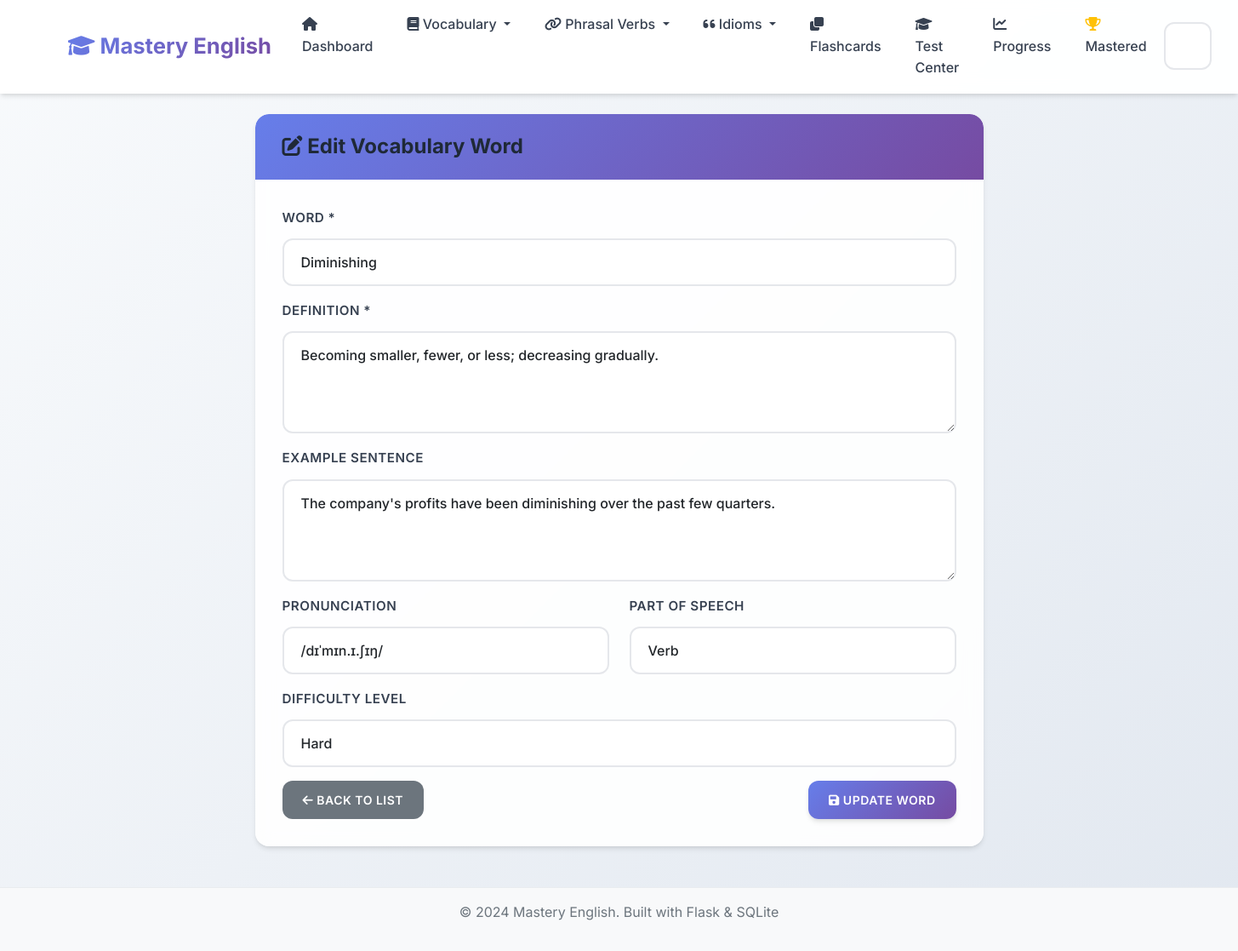
Screenshot of /vocabulary/6/edit with the database file from the repository.
### app.py (models this page shows, shortened)
class VocabularyWord(db.Model):
    __tablename__ = 'vocabulary_words'
    id = db.Column(db.Integer, primary_key=True)
    word = db.Column(db.String(100), nullable=False)
    definition = db.Column(db.Text, nullable=False)
    example_sentence = db.Column(db.Text)
    pronunciation = db.Column(db.String(100))
    part_of_speech = db.Column(db.String(50))
    difficulty_level = db.Column(db.String(20), default='medium')
    date_added = db.Column(db.DateTime, default=datetime.utcnow)
    times_practiced = db.Column(db.Integer, default=0)
    last_practiced = db.Column(db.DateTime)
    mastery_level = db.Column(db.Integer, default=0)

### app.py (the view, shortened to what this page needs)
@app.route('/vocabulary/<int:id>/edit', methods=['GET', 'POST'])
def edit_vocabulary(id):
    word = VocabularyWord.query.get_or_404(id)
    return render_template('edit_vocabulary.html', word=word)

### templates/edit_vocabulary.html (shortened to what this page needs)
{% extends "base.html" %}
{% block content %}
<div class="row">
    <div class="col-md-8 mx-auto">
        <div class="card">
            <div class="card-header">
                <h4 class="mb-0">
                    <i class="fas fa-edit"></i> Edit Vocabulary Word
                </h4>
            </div>
            <div class="card-body">
                <form method="POST">
                    <div class="mb-3">
                        <label for="word" class="form-label">Word *</label>
                        <input type="text" class="form-control" id="word" name="word" value="{{ word.word }}" required>
                    </div>
                    <div class="mb-3">
                        <label for="definition" class="form-label">Definition *</label>
                        <textarea class="form-control" id="definition" name="definition" rows="3" required>{{ word.definition }}</textarea>
                    </div>
                    <div class="mb-3">
                        <label for="example_sentence" class="form-label">Example Sentence</label>
                        <textarea class="form-control" id="example_sentence" name="example_sentence" rows="2">{{ word.example_sentence or '' }}</textarea>
                    </div>
                    <div class="row">
                        <div class="col-md-6">
                            <div class="mb-3">
                                <label for="pronunciation" class="form-label">Pronunciation</label>
                                <input type="text" class="form-control" id="pronunciation" name="pronunciation" value="{{ word.pronunciation or '' }}" placeholder="e.g., /prəˌnʌnsiˈeɪʃən/">
                            </div>
                        </div>
                        <div class="col-md-6">
                            <div class="mb-3">
                                <label for="part_of_speech" class="form-label">Part of Speech</label>
                                <select class="form-select" id="part_of_speech" name="part_of_speech">
                                    <option value="verb" {% if word.part_of_speech == 'verb' %}selected{% endif %}>Verb</option>
                                </select>
                            </div>
                        </div>
                    </div>
                    <div class="mb-3">
                        <label for="difficulty_level" class="form-label">Difficulty Level</label>
                        <select class="form-select" id="difficulty_level" name="difficulty_level">
                            <option value="hard" {% if word.difficulty_level == 'hard' %}selected{% endif %}>Hard</option>
                        </select>
                    </div>
                    <div class="d-flex justify-content-between">
                        <a href="{{ url_for('vocabulary_list') }}" class="btn btn-secondary">
                            <i class="fas fa-arrow-left"></i> Back to List
                        </a>
                        <button type="submit" class="btn btn-primary">
                            <i class="fas fa-save"></i> Update Word
                        </button>
                    </div>
                </form>
            </div>
        </div>
    </div>
</div>
{% endblock %}

### static/css/style.css (style rules this page uses)
:root { --primary-color: #6366f1; --primary-dark: #4f46e5; --primary-light: #8b5cf6; --success-color: #10b981; --success-dark: #059669; --info-color: #06b6d4; --info-dark: #0891b2; --warning-color: #f59e0b; --warning-dark: #d97706; --danger-color: #ef4444; --danger-dark: #dc2626; --light-color: #f8fafc; --dark-color: #1e293b; --gray-50: #f9fafb; --gray-100: #f3f4f6; --gray-200: #e5e7eb; --gray-300: #d1d5db; --gray-400: #9ca3af; --gray-500: #6b7280; --gray-600: #4b5563; --gray-700: #374151; --gray-800: #1f2937; --gray-900: #111827; --gradient-primary: linear-gradient(135deg, #667eea 0%, #764ba2 100%); --gradient-success: linear-gradient(135deg, #11998e 0%, #38ef7d 100%); --gradient-info: linear-gradient(135deg, #667db6 0%, #0082c8 100%); --gradient-warning: linear-gradient(135deg, #f093fb 0%, #f5576c 100%); --gradient-hero: linear-gradient(135deg, #667eea 0%, #764ba2 50%, #f093fb 100%); --shadow-sm: 0 1px 2px 0 rgba(0, 0, 0, 0.05); --shadow: 0 4px 6px -1px rgba(0, 0, 0, 0.1), 0 2px 4px -1px rgba(0, 0, 0, 0.06); --shadow-md: 0 10px 15px -3px rgba(0, 0, 0, 0.1), 0 4px 6px -2px rgba(0, 0, 0, 0.05); --shadow-lg: 0 20px 25px -5px rgba(0, 0, 0, 0.1), 0 10px 10px -5px rgba(0, 0, 0, 0.04); --shadow-xl: 0 25px 50px -12px rgba(0, 0, 0, 0.25); }
body { font-family: 'Inter', 'Segoe UI', -apple-system, BlinkMacSystemFont, sans-serif; background: linear-gradient(135deg, #f8fafc 0%, #e2e8f0 100%); min-height: 100vh; line-height: 1.6; color: var(--gray-800); }
.card { border: none; border-radius: 16px; background: rgba(255, 255, 255, 0.9); backdrop-filter: blur(10px); box-shadow: var(--shadow); transition: all 0.4s cubic-bezier(0.4, 0, 0.2, 1); position: relative; overflow: hidden; }
.card::before { content: ''; position: absolute; top: 0; left: 0; width: 100%; height: 2px; background: var(--gradient-primary); transform: scaleX(0); transition: transform 0.3s ease; }
.card-header { background: var(--gradient-primary); color: white; border-bottom: none; border-radius: 16px 16px 0 0 !important; padding: 1.5rem 2rem; font-weight: 600; }
.card-body { padding: 2rem; }
.btn { border-radius: 12px; font-weight: 600; padding: 0.75rem 1.5rem; text-transform: uppercase; letter-spacing: 0.5px; font-size: 0.875rem; transition: all 0.3s cubic-bezier(0.4, 0, 0.2, 1); position: relative; overflow: hidden; border: none; }
.btn::before { content: ''; position: absolute; top: 0; left: -100%; width: 100%; height: 100%; background: linear-gradient(90deg, transparent, rgba(255,255,255,0.2), transparent); transition: left 0.5s; }
.btn-primary { background: var(--gradient-primary); box-shadow: var(--shadow); }
.form-control, .form-select { border-radius: 12px; border: 2px solid var(--gray-200); padding: 0.875rem 1.25rem; font-size: 1rem; font-weight: 500; background: rgba(255, 255, 255, 0.8); backdrop-filter: blur(10px); transition: all 0.3s cubic-bezier(0.4, 0, 0.2, 1); }
.form-label { font-weight: 600; color: var(--gray-700); margin-bottom: 0.75rem; font-size: 0.95rem; text-transform: uppercase; letter-spacing: 0.5px; }
textarea.form-control { resize: vertical; min-height: 120px; }
h1, h2, h3, h4, h5, h6 { font-weight: 700; color: var(--gray-800); }
.fa, .fas, .far { transition: all 0.3s ease; }

### rows the page displays
VocabularyWord: word "Diminishing", definition "Becoming smaller, fewer, or less; decreasing gradually.", example_sentence "The company's profits have been diminishing over the past few quarters.", pronunciation "/dɪˈmɪn.ɪ.ʃɪŋ/", part_of_speech "Verb", difficulty_level "Hard"
